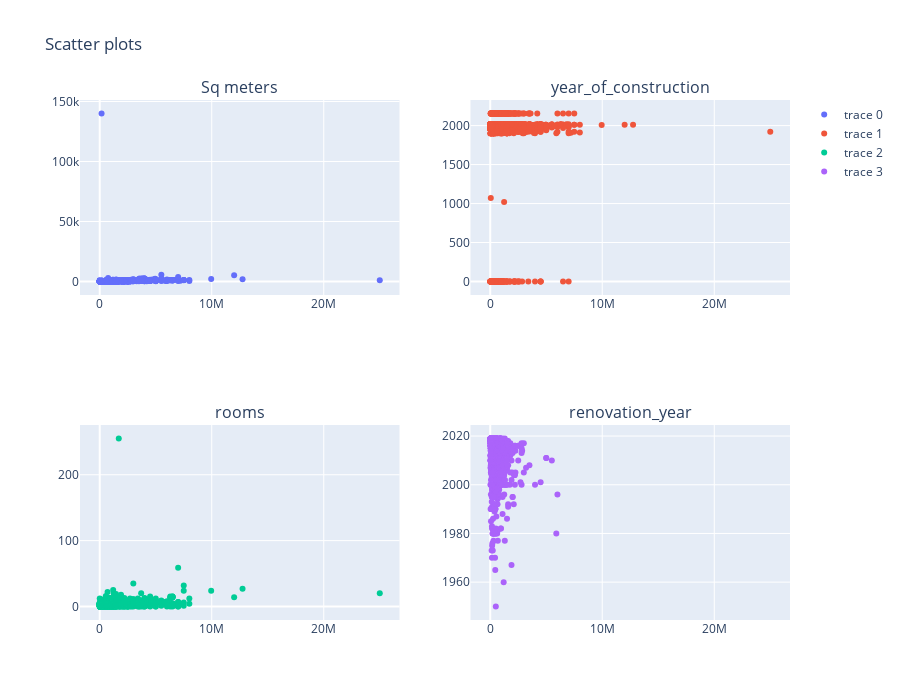

The notebook cell this image was saved under:
### Markdown cell above
### Visual inspections

### Code cell
from plotly.subplots import make_subplots
import plotly.graph_objects as go

# Initialize figure with subplots
fig = make_subplots(
    rows=2, cols=2, subplot_titles=("Sq meters", "year_of_construction", "rooms", "renovation_year")
)

# Add traces
fig.add_trace(go.Scatter(x=data['price'], y=data['sq_meters'],mode='markers'), row=1, col=1)
fig.add_trace(go.Scatter(x=data['price'], y=data['year_of_construction'],mode='markers') ,row=1, col=2)
fig.add_trace(go.Scatter(x=data['price'], y=data['rooms'],mode='markers'), row=2, col=1)
fig.add_trace(go.Scatter(x=data['price'], y=data['renovation_year'],mode='markers'),  row=2, col=2)



# Update title and height
fig.update_layout(title_text="Scatter plots", height=700)

fig.show()

### Figure 1 — Plotly figure (JSON) as saved in the notebook; plotly's stock layout.template omitted (floating-point values rounded to 4 significant figures; data arrays with more than 128 entries replaced by an {"elided": "..."} marker saying what was removed)
{"data": [{"mode": "markers", "type": "scatter", "x": {"elided": "15447 int values"}, "xaxis": "x", "y": {"elided": "15447 int values"}, "yaxis": "y"}, {"mode": "markers", "type": "scatter", "x": {"elided": "15447 int values"}, "xaxis": "x2", "y": {"elided": "15447 int values"}, "yaxis": "y2"}, {"mode": "markers", "type": "scatter", "x": {"elided": "15447 int values"}, "xaxis": "x3", "y": {"elided": "15447 int values"}, "yaxis": "y3"}, {"mode": "markers", "type": "scatter", "x": {"elided": "15447 int values"}, "xaxis": "x4", "y": {"elided": "15447 int values"}, "yaxis": "y4"}], "layout": {"annotations": [{"font": {"size": 16}, "showarrow": false, "text": "Sq meters", "x": 0.225, "xanchor": "center", "xref": "paper", "y": 1, "yanchor": "bottom", "yref": "paper"}, {"font": {"size": 16}, "showarrow": false, "text": "year_of_construction", "x": 0.775, "xanchor": "center", "xref": "paper", "y": 1, "yanchor": "bottom", "yref": "paper"}, {"font": {"size": 16}, "showarrow": false, "text": "rooms", "x": 0.225, "xanchor": "center", "xref": "paper", "y": 0.375, "yanchor": "bottom", "yref": "paper"}, {"font": {"size": 16}, "showarrow": false, "text": "renovation_year", "x": 0.775, "xanchor": "center", "xref": "paper", "y": 0.375, "yanchor": "bottom", "yref": "paper"}], "height": 700, "title": {"text": "Scatter plots"}, "xaxis": {"anchor": "y", "domain": [0, 0.45]}, "xaxis2": {"anchor": "y2", "domain": [0.55, 1]}, "xaxis3": {"anchor": "y3", "domain": [0, 0.45]}, "xaxis4": {"anchor": "y4", "domain": [0.55, 1]}, "yaxis": {"anchor": "x", "domain": [0.625, 1]}, "yaxis2": {"anchor": "x2", "domain": [0.625, 1]}, "yaxis3": {"anchor": "x3", "domain": [0, 0.375]}, "yaxis4": {"anchor": "x4", "domain": [0, 0.375]}}}
